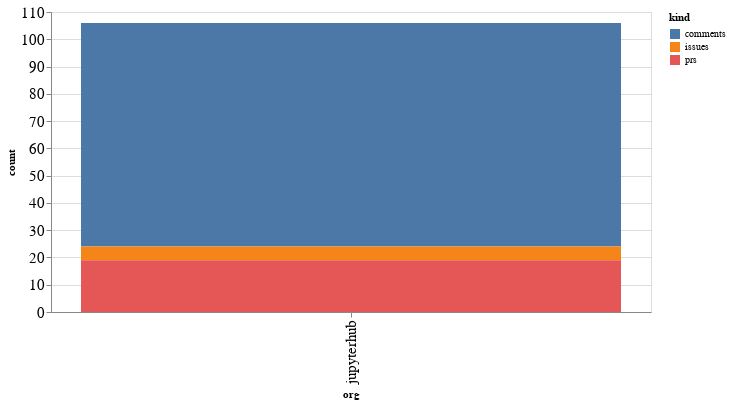

The notebook cell saved with this chart:
### Code cell
alt.Chart(org_summaries, width=600).mark_bar().encode(
    x='org',
    y='count',
    color='kind',
    tooltip="org"
)

### Figure 1 — Vega-Lite specification as saved in the notebook (floating-point values rounded to 4 significant figures)
{"config": {"axisLeft": {"labelFontSize": 15}, "axisBottom": {"labelFontSize": 15}}, "data": {"name": "data-c47c12cfa0376acd191eeb939a9a6166"}, "mark": "bar", "encoding": {"color": {"type": "nominal", "field": "kind"}, "tooltip": {"type": "nominal", "field": "org"}, "x": {"type": "nominal", "field": "org"}, "y": {"type": "quantitative", "field": "count"}}, "width": 600, "$schema": "https://vega.github.io/schema/vega-lite/v4.8.1.json", "datasets": {"data-c47c12cfa0376acd191eeb939a9a6166": [{"org": "jupyterhub", "kind": "comments", "count": 82}, {"org": "jupyterhub", "kind": "issues", "count": 5}, {"org": "jupyterhub", "kind": "prs", "count": 19}]}}
